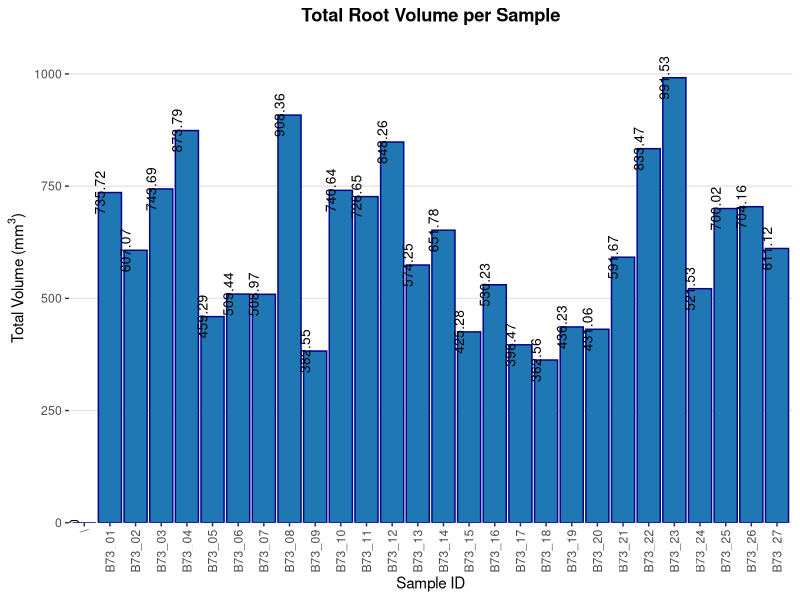
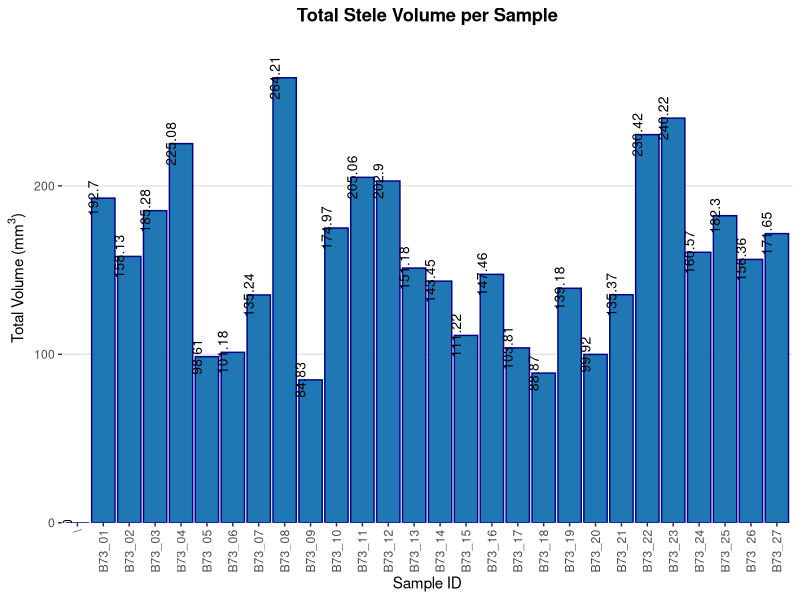
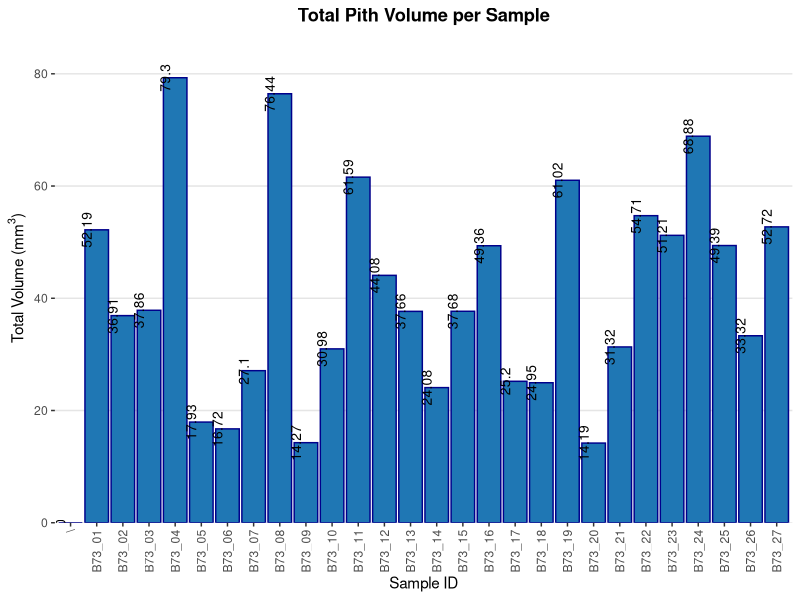

These figures' R source, in order:
# Load necessary libraries
# You will need to install these packages if you haven't already:
# install.packages(c("readxl", "tidyverse"))

library(readxl)   # For reading .xlsx files
library(dplyr)    # For data manipulation (the core of the simplification)
library(tidyr)    # For reshaping data (part of tidyverse)
library(ggplot2)  # For plotting

# --- SET WORKING DIRECTORY ---
# IMPORTANT: This line sets the working directory to your specified path.
setwd("C:/Users/shahz/Downloads/root volume scripts")

# Define constant: section thickness (delta_x)
SECTION_THICKNESS_MM <- 20


# --- 1. Data Loading and Core Volume Calculation ---

# Load the data and calculate all total volumes in a single, simple pipeline.
tryCatch({
  
  volume_totals_df <- read_excel(
    path = 'PRFB_2B_anatomy.xlsx',
    sheet = 'B73 Total per section',
    col_types = "guess"
  ) %>%
    # 1. Select the relevant columns: sample_id, conversion rate, and the area columns
    select(sample_id, conversion_rate_mm_per_px, root_area, stele_area, pith_area) %>%
    
    # 2. Reshape the data from wide (3 area columns) to long (1 area column)
    # This prepares the data for a single volume calculation step.
    pivot_longer(
      cols = ends_with("_area"), # Selects root_area, stele_area, pith_area
      names_to = "volume_type",
      values_to = "area_px"
    ) %>%
    
    # 3. Calculate the volume for each section/row
    mutate(
      # Coerce area_px to numeric (similar to Python's pd.to_numeric(errors='coerce'))
      area_px = as.numeric(area_px), 
      # Calculate Area in mm^2: area_px * (conversion_rate)^2
      area_mm2 = area_px * (conversion_rate_mm_per_px ^ 2),
      # Calculate Volume (mm^3): Area_mm2 * SECTION_THICKNESS_MM
      Total_Volume = area_mm2 * SECTION_THICKNESS_MM
    ) %>%
    
    # 4. Aggregate the total volume by sample and volume type
    group_by(sample_id, volume_type) %>%
    summarize(
      # Sum the volume. na.rm = TRUE safely ignores NA values, matching the original logic.
      Total_Volume = sum(Total_Volume, na.rm = TRUE),
      .groups = 'drop' 
    )
  
}, error = function(e) {
  # This block handles file errors
  stop(paste("Error loading data. Make sure 'PRFB_2B_anatomy.xlsx' is in your specified directory.\nOriginal error:", e$message))
})


# --- 2. Separate Data for Plotting (Easier to manage plot titles) ---

# We filter the aggregated dataframe to create the three required datasets for the graphs.
root_volumes <- volume_totals_df %>% filter(volume_type == "root_area")
stele_volumes <- volume_totals_df %>% filter(volume_type == "stele_area")
pith_volumes <- volume_totals_df %>% filter(volume_type == "pith_area")

# Display the aggregated data
print("--- Aggregated Root Volumes (mm^3) ---")
print(volume_totals_df)


# --- 3. Plotting Function ---

# The plotting function remains the same as it was already clear and effective.

create_bar_plot <- function(data, title) {
  p <- ggplot(data, aes(x = sample_id, y = Total_Volume)) +
    # Create the bar chart
    geom_col(fill = "#1F77B4", color = "darkblue") + 
    # Add text labels on top of the bars
    geom_text(
      aes(label = round(Total_Volume, 2)), 
      vjust = -0.5, 
      angle = 90,   
      size = 3.5    
    ) +
    # Add titles and labels
    labs(
      title = title,
      x = "Sample ID",
      y = expression(paste("Total Volume (", mm^3, ")")) 
    ) +
    # Theme adjustments for readability
    theme(
      axis.text.x = element_text(angle = 90, hjust = 1, vjust = 0.5),
      plot.title = element_text(hjust = 0.5, face = "bold"),
      panel.background = element_rect(fill = "white", colour = NA),
      panel.grid.major.y = element_line(colour = "grey90"),
      panel.grid.minor.y = element_blank(),
      panel.grid.major.x = element_blank()
    ) +
    scale_y_continuous(expand = expansion(mult = c(0, 0.1)))
  
  return(p)
}


# --- 4. Generate Plots ---

# Create and print the three separate plots
plot_root <- create_bar_plot(root_volumes, "Total Root Volume per Sample")
print(plot_root)

plot_stele <- create_bar_plot(stele_volumes, "Total Stele Volume per Sample")
print(plot_stele)

plot_pith <- create_bar_plot(pith_volumes, "Total Pith Volume per Sample")
print(plot_pith)
